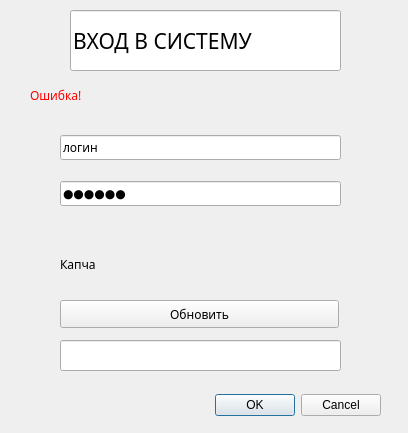
<?xml version="1.0" encoding="UTF-8"?>
<ui version="4.0">
 <class>Dialog</class>
 <widget class="QDialog" name="Dialog">
  <property name="geometry">
   <rect>
    <x>0</x>
    <y>0</y>
    <width>408</width>
    <height>433</height>
   </rect>
  </property>
  <property name="windowTitle">
   <string>Dialog</string>
  </property>
  <widget class="QWidget" name="verticalLayoutWidget">
   <property name="geometry">
    <rect>
     <x>60</x>
     <y>120</y>
     <width>281</width>
     <height>101</height>
    </rect>
   </property>
   <layout class="QVBoxLayout" name="verticalLayout">
    <item>
     <widget class="QLineEdit" name="usernameLineEdit">
      <property name="font">
       <font>
        <family>Sitka Small</family>
       </font>
      </property>
      <property name="text">
       <string>логин</string>
      </property>
     </widget>
    </item>
    <item>
     <widget class="QLineEdit" name="passwordLineEdit">
      <property name="font">
       <font>
        <family>Sitka Small</family>
       </font>
      </property>
      <property name="text">
       <string>пароль</string>
      </property>
      <property name="echoMode">
       <enum>QLineEdit::Password</enum>
      </property>
     </widget>
    </item>
   </layout>
  </widget>
  <widget class="QLineEdit" name="captchaLineEdit">
   <property name="geometry">
    <rect>
     <x>60</x>
     <y>340</y>
     <width>281</width>
     <height>31</height>
    </rect>
   </property>
   <property name="text">
    <string/>
   </property>
  </widget>
  <widget class="QPushButton" name="refreshCaptchaButton">
   <property name="geometry">
    <rect>
     <x>60</x>
     <y>300</y>
     <width>279</width>
     <height>28</height>
    </rect>
   </property>
   <property name="font">
    <font>
     <family>Sitka Small</family>
    </font>
   </property>
   <property name="text">
    <string>Обновить</string>
   </property>
  </widget>
  <widget class="QLabel" name="ErrorLabel">
   <property name="geometry">
    <rect>
     <x>30</x>
     <y>80</y>
     <width>351</width>
     <height>31</height>
    </rect>
   </property>
   <property name="font">
    <font>
     <family>Sitka Small</family>
    </font>
   </property>
   <property name="styleSheet">
    <string notr="true">color: red;</string>
   </property>
   <property name="text">
    <string>Ошибка!</string>
   </property>
  </widget>
  <widget class="QLabel" name="captchaLabel">
   <property name="geometry">
    <rect>
     <x>60</x>
     <y>234</y>
     <width>279</width>
     <height>61</height>
    </rect>
   </property>
   <property name="font">
    <font>
     <family>Sitka Small</family>
    </font>
   </property>
   <property name="text">
    <string>Капча</string>
   </property>
  </widget>
  <widget class="QDialogButtonBox" name="buttonBox">
   <property name="geometry">
    <rect>
     <x>190</x>
     <y>390</y>
     <width>191</width>
     <height>31</height>
    </rect>
   </property>
   <property name="standardButtons">
    <set>QDialogButtonBox::Cancel|QDialogButtonBox::Ok</set>
   </property>
  </widget>
  <widget class="QLineEdit" name="lineEdit">
   <property name="geometry">
    <rect>
     <x>70</x>
     <y>10</y>
     <width>271</width>
     <height>61</height>
    </rect>
   </property>
   <property name="font">
    <font>
     <family>Sitka Small</family>
     <pointsize>16</pointsize>
     <weight>50</weight>
     <bold>false</bold>
    </font>
   </property>
   <property name="text">
    <string>ВХОД В СИСТЕМУ </string>
   </property>
  </widget>
 </widget>
 <resources/>
 <connections/>
</ui>
